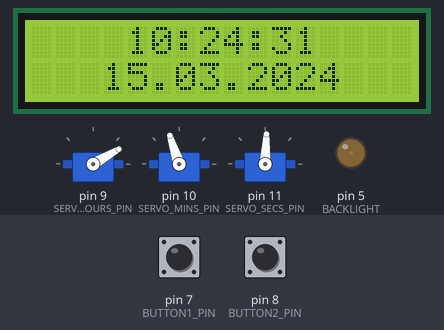
The sketch below on a simulated Arduino Uno, built with avr-gcc and run on an emulated ATmega328P. On the bench: 16×2 character LCD, 3 × servo, output pins drawn as LEDs (lit = HIGH). Inputs (shaded band) come from the test bench; at power-on: pin 8 (BUTTON2_PIN) HIGH, pin 7 (BUTTON1_PIN) HIGH. The local clock reads 2024-03-15 10:24:30 at power-on unless the sketch sets it.

Above: at 1.6 s.
1.7 s: pin 8 (BUTTON2_PIN) pulled LOW for 0.15 s
At 2.8 s:
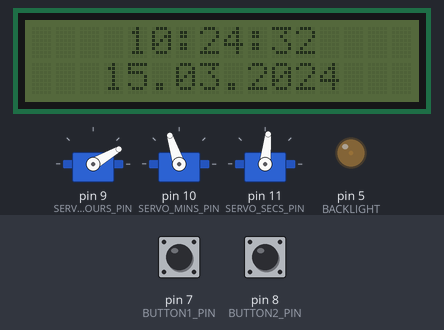
4.8 s: pin 8 (BUTTON2_PIN) pulled LOW for 1 s
At 6.8 s:
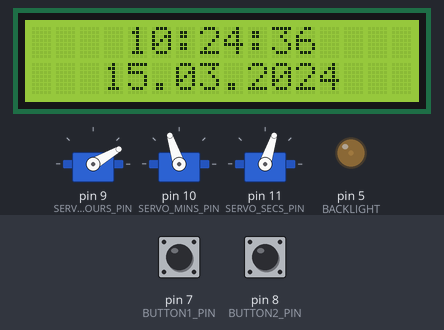
8.8 s: pin 8 (BUTTON2_PIN) pulled LOW for 0.15 s
At 9.3 s:
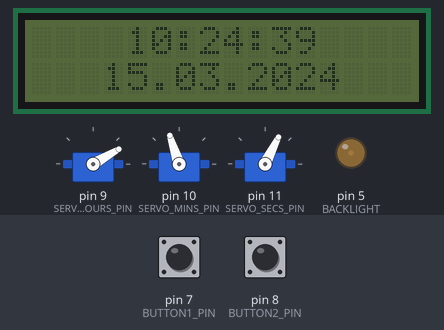
11.9 s: pin 7 (BUTTON1_PIN) pulled LOW for 0.15 s
At 13.5 s:
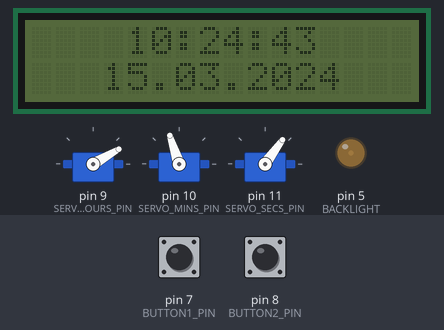
14.5 s: pin 7 (BUTTON1_PIN) pulled LOW for 0.15 s
At 17.4 s:
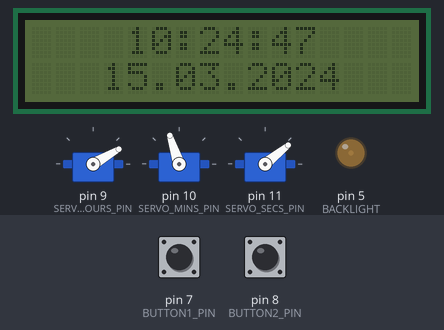
17.6 s: pin 7 (BUTTON1_PIN) pulled LOW for 1 s
At 19.4 s:
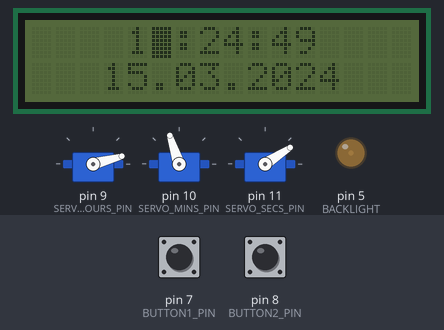
Timing chart, 0 to 26.5 s (numbered marks = the images above; inputs shaded):
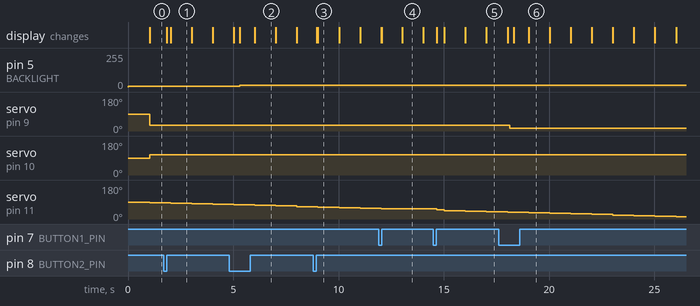

Measured:
- after the input at 1.7 s, the display: first changes after 0.15 s (image 1 shows a later state)
- after the input at 4.8 s, pin 5 (BACKLIGHT): 5/255 → 15/255 after 0.50 s; the display: first differs from a run without the input after 0.50 s (image 2 shows a later state)
- after the input at 8.8 s, the display: first changes after 0.15 s (image 3 shows a later state)
- after the input at 11.9 s, servo on pin 11 (SERVO_SECS_PIN): goes on until 12.0 s, then stays 54°
- after the input at 14.5 s, servo on pin 11 (SERVO_SECS_PIN): 54° → 48° after 0.15 s, → 45° 0.37 s later, → 42° 1.0 s later, → 39° 1.0 s later
- after the input at 17.6 s, servo on pin 9 (SERVO_HOURS_PIN): 30° → 15° after 0.53 s
- what the display in image 1 shows lasts 1.0 s, from 2.0 s to 3.0 s

The sketch:

servo_motor_clock.ino
```cpp
#include <GyverTimer.h>         //Library for working with timer
#include <SoftwareSerial.h>     //Library for working with serial port
#include <GyverButton.h>        //Library for working with button
#include <Wire.h>               //Library for working with LED display
#include <LiquidCrystal_I2C.h>  //Library for working with LED display
#include <RTClib.h>             //Library for working with RTC clock module
#include <Servo.h>              //Library for working with Servo motors


// Pins:
#define BUTTON1_PIN 7       //Button 1 pin
#define BUTTON2_PIN 8       //Button 1 pin
#define BACKLIGHT 5         //LCD backlight pin
#define SERVO_HOURS_PIN 9   //Hours servo pin
#define SERVO_MINS_PIN 10   //Minutes servo pin
#define SERVO_SECS_PIN 11   //Seconds servo pin


// Timer durations
#define MEASURE_TIMEOUT 15000             //Interval between measure occurs
#define PRINT_TIMEOUT 30000               //Interval between serial printout occurs
#define WARMING_UP_TIMEOUT 175000         //Duration of warming up period
#define BLINK_TIMEOUT 750                //LED blinking interval
#define RESET_MODE_TIMEOUT 10000          //Timeout before the mode is reset to default screen


// Settings
#define RESET_CLOCK 0                     //Should the clock be reset on start
#define DEBUG 1                           //Debug mode, in which the data is printed to serial port


// Timers:
GTimer printTimer(MS, PRINT_TIMEOUT);
GTimer clockTimer(MS, 1000);
GTimer resetModeTimer(MS);


// Buttons
GButton button1(BUTTON1_PIN);
GButton button2(BUTTON2_PIN);


//Liquid Crystal LCD:
LiquidCrystal_I2C lcd(0x27, 16, 2);


//Real Time Clock:
RTC_DS3231 rtc;
DateTime now;


//Servo motors;
Servo servoHours;
Servo servoMins;
Servo servoSecs;


// Initial variables:
int8_t hrs, mins, secs, days, months;
int years;
byte motorHour = 0;
byte motorMin = 0;
byte motorSec = 0;

byte LCD_BRIGHTNESS = 5;

byte mode = 0;

// Flags
boolean lcdBacklight = true;
boolean changeModeFlag = false;
boolean setTimeFlag = false;
boolean stopHands = false;
boolean setHours = true;
boolean setMins = false;
boolean setSecs = false;
boolean setDays = false;
boolean setMonths = false;
boolean setYears = false;


void setup() {
  // Serial
  if (DEBUG){
  Serial.begin(9600);
  }

  //Pin modes
  pinMode(BACKLIGHT, OUTPUT);

  // RTC module
  rtc.begin();
  if (RESET_CLOCK || rtc.lostPower()){
    rtc.adjust(DateTime(F(__DATE__), F(__TIME__)));
  }

  //LCD
  analogWrite(BACKLIGHT, LCD_BRIGHTNESS);
  lcd.init();
  lcd.backlight();
  lcd.clear();

  //Servo motors
  servoHours.attach(SERVO_HOURS_PIN);
  servoMins.attach(SERVO_MINS_PIN);
  servoSecs.attach(SERVO_SECS_PIN);


}

void loop(){

  button1.tick();
  button2.tick();
  checkButtons();
  displayScreen();
}


void printCurrentValues(){
  if (printTimer.isReady() && DEBUG){
    now = rtc.now();
    secs = now.second();
    mins = now.minute();
    hrs = now.hour();


  }
}


void printMainScreen(){
  if (clockTimer.isReady()) {
    // get time
    now = rtc.now();
    secs = now.second();
    mins = now.minute();
    hrs = now.hour();
    days = now.day();
    months = now.month();
    years = now.year();

    // print time to LCD
    lcd.setCursor(4, 0);
    if (hrs < 10) lcd.print(F("0"));
    lcd.print(hrs);
    lcd.print(F(":"));

    if (mins < 10) lcd.print(F("0"));
    lcd.print(mins);
    lcd.print(F(":"));

    if (secs < 10) lcd.print("0");
    lcd.print(secs);

    lcd.setCursor(3, 1);
    if (days < 10) lcd.print(F("0"));
    lcd.print(days);
    lcd.print(F("."));

    if (months < 10) lcd.print(F("0"));
    lcd.print(months);
    lcd.print(F("."));

    lcd.print(years);
  }

  if (!stopHands) {
  turnMotors();
  }
}


// Turn the motors if necessary
void turnMotors(){
  byte currentHour, currentMin, currentSec;
  if (hrs > 12) currentHour = (hrs - 12) * 15; else currentHour = hrs * 15;
  currentMin = mins * 3;
  currentSec = secs * 3;

  if (currentHour != motorHour){
    motorHour = currentHour;
    servoHours.write(180 - currentHour);
    //servoHours.write(1);
  }

  if (currentMin != motorMin){
    motorMin = currentMin;
    servoMins.write(180 - currentMin);
    //servoMins.write(1);
  }

  if (currentSec != motorSec){
    motorSec = currentSec;
    servoSecs.write(180 - currentSec);
    //servoSecs.write(0);
  }

}


// Check each button state
void checkButtons(){
  if (!setTimeFlag && button1.isClick()){
      switchMode();
      stopHands = !stopHands;
  }

  if (!setTimeFlag && button1.isHolded()){
    setTimeFlag = true;
    switchMode();
  }

  if (button2.isClick()){
    switchLcdBacklight();
  }

  if (button2.isHolded()){
    updateLcdBrightness();
  }
}


// Switch mode
void switchMode(){
  if (setTimeFlag){
    mode = 1;
  }
  else{
    mode = 0;
  }
  lcd.clear();
  changeModeFlag = true;
  resetModeTimer.setTimeout(RESET_MODE_TIMEOUT);
}


// Switch LCD backlight on and off
void switchLcdBacklight(){
  lcdBacklight = !lcdBacklight;
  lcd.setBacklight(lcdBacklight);
}


// Change the LCD backlight brightness
void updateLcdBrightness(){
  if (LCD_BRIGHTNESS >= 55) {
    LCD_BRIGHTNESS = 5;
  }
  else {
    LCD_BRIGHTNESS += 10;
  }

  if (!lcdBacklight) {
    switchLcdBacklight();
  }

  analogWrite(BACKLIGHT, LCD_BRIGHTNESS);
}


// Change info on the screen depending on current mode
void displayScreen(){

  if (resetModeTimer.isReady()){
    mode = 0;
    lcd.noBlink();
    lcd.clear();
    setTimeFlag = false;
    setHours = true;
    setMins = false;
    setSecs = false;
    setDays = false;
    setMonths = false;
    setYears = false;
  }

  switch(mode){
    case 0:
      lcd.noBlink();
      printMainScreen();
      resetModeTimer.stop();
      changeModeFlag = false;
      break;

    case 1:
      if (changeModeFlag) {
        printMainScreen();
        setTime();
      }
      break;
  }
}


void setTime(){
  if (setTimeFlag && button1.isHolded()){
    switchTimeSetMode();
  }

  if (setTimeFlag && button1.isSingle()){
    now = rtc.now();
    secs = now.second();
    mins = now.minute();
    hrs = now.hour();
    years = now.year();
    months = now.month();
    days = now.day();

    if (setHours){
      if (hrs == 23) {
        hrs = 0;
      }
      else {
        hrs ++;
      }
    }

     else if (setMins){
      if (mins == 59) {
        mins = 0;
      }
      else {
        mins ++;
      }
    }

     else if (setSecs){
      secs = 0;
    }

    else if (setDays){
      if (days == 31) {
        days = 0;
      }
      else {
        days ++;
      }
    }

    else if (setMonths){
      if (months == 12) {
        months = 0;
      }
      else {
        months ++;
      }
    }

    else if (setYears){
      if (years == 2030) {
        years = 2020;
      }
      else {
        years ++;
      }
    }

    rtc.adjust(DateTime(years, months, days, hrs, mins, secs));
    resetModeTimer.setTimeout(RESET_MODE_TIMEOUT * 2);
  }

  if (setHours){
    lcd.setCursor(5, 0);
    lcd.blink();
  }

  else if (setMins){
    lcd.setCursor(8, 0);
    lcd.blink();
  }

  else if (setSecs){
    lcd.setCursor(11, 0);
    lcd.blink();
  }

  else if (setDays){
    lcd.setCursor(4, 1);
    lcd.blink();
  }

  else if (setMonths){
    lcd.setCursor(7, 1);
    lcd.blink();
  }

  else if (setYears){
    lcd.setCursor(12, 1);
    lcd.blink();
  }
}


void switchTimeSetMode(){
  if (setHours){
    setHours = false;
    setMins = true;
    setSecs = false;
    setDays = false;
    setMonths = false;
    setYears = false;
  }
  else if (setMins){
    setHours = false;
    setMins = false;
    setSecs = true;
    setDays = false;
    setMonths = false;
    setYears = false;
  }
  else if (setSecs){
    setHours = false;
    setMins = false;
    setSecs = false;
    setDays = true;
    setMonths = false;
    setYears = false;
  }
  else if (setDays){
    setHours = false;
    setMins = false;
    setSecs = false;
    setDays = false;
    setMonths = true;
    setYears = false;
  }
  else if (setMonths){
    setHours = false;
    setMins = false;
    setSecs = false;
    setDays = false;
    setMonths = false;
    setYears = true;
  }
  else {
    setHours = true;
    setMins = false;
    setSecs = false;
    setDays = false;
    setMonths = false;
    setYears = false;
  }

  resetModeTimer.setTimeout(RESET_MODE_TIMEOUT * 2);
}
```
